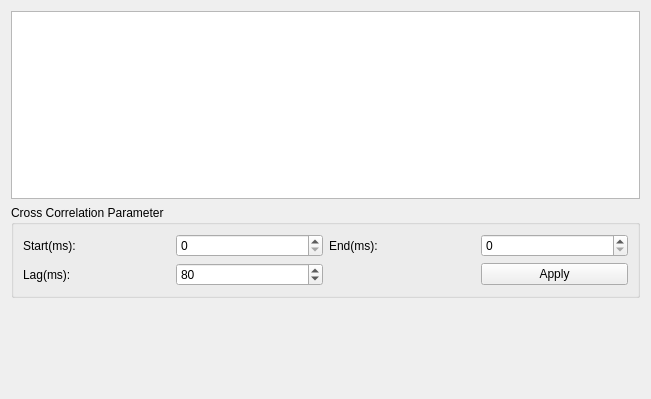
<?xml version="1.0" encoding="UTF-8"?>
<ui version="4.0">
 <class>LCXorContainerUi</class>
 <widget class="QWidget" name="LCXorContainerUi">
  <property name="geometry">
   <rect>
    <x>0</x>
    <y>0</y>
    <width>651</width>
    <height>399</height>
   </rect>
  </property>
  <property name="windowTitle">
   <string>LCXorContainer</string>
  </property>
  <layout class="QVBoxLayout" name="verticalLayout">
   <item>
    <widget class="QChartView" name="_lag_xor_chartview"/>
   </item>
   <item>
    <widget class="QGroupBox" name="groupBox">
     <property name="title">
      <string>Cross Correlation Parameter</string>
     </property>
     <layout class="QGridLayout" name="gridLayout">
      <item row="0" column="0">
       <widget class="QLabel" name="label">
        <property name="text">
         <string>Start(ms):</string>
        </property>
       </widget>
      </item>
      <item row="0" column="1">
       <widget class="QSpinBox" name="_lag_start_time_spinbox">
        <property name="maximum">
         <number>5000</number>
        </property>
       </widget>
      </item>
      <item row="0" column="2">
       <widget class="QLabel" name="label_2">
        <property name="text">
         <string>End(ms):</string>
        </property>
       </widget>
      </item>
      <item row="0" column="3">
       <widget class="QSpinBox" name="_lag_end_time_spinbox">
        <property name="maximum">
         <number>5000</number>
        </property>
       </widget>
      </item>
      <item row="1" column="0">
       <widget class="QLabel" name="label_3">
        <property name="text">
         <string>Lag(ms):</string>
        </property>
       </widget>
      </item>
      <item row="1" column="1">
       <widget class="QSpinBox" name="_lag_range_spinbox">
        <property name="minimum">
         <number>1</number>
        </property>
        <property name="maximum">
         <number>100</number>
        </property>
        <property name="singleStep">
         <number>1</number>
        </property>
        <property name="value">
         <number>80</number>
        </property>
       </widget>
      </item>
      <item row="1" column="3">
       <widget class="QPushButton" name="_lag_apply_pushbutton">
        <property name="text">
         <string>Apply</string>
        </property>
       </widget>
      </item>
     </layout>
    </widget>
   </item>
   <item>
    <spacer name="verticalSpacer">
     <property name="orientation">
      <enum>Qt::Vertical</enum>
     </property>
     <property name="sizeHint" stdset="0">
      <size>
       <width>20</width>
       <height>93</height>
      </size>
     </property>
    </spacer>
   </item>
  </layout>
 </widget>
 <customwidgets>
  <customwidget>
   <class>QChartView</class>
   <extends>QGraphicsView</extends>
   <header location="global">QtCharts/QChartView</header>
  </customwidget>
 </customwidgets>
 <resources/>
 <connections>
  <connection>
   <sender>_lag_apply_pushbutton</sender>
   <signal>clicked()</signal>
   <receiver>LCXorContainerUi</receiver>
   <slot>lagApplaySlot()</slot>
   <hints>
    <hint type="sourcelabel">
     <x>557</x>
     <y>266</y>
    </hint>
    <hint type="destinationlabel">
     <x>325</x>
     <y>199</y>
    </hint>
   </hints>
  </connection>
 </connections>
 <slots>
  <slot>lagApplaySlot()</slot>
 </slots>
</ui>
